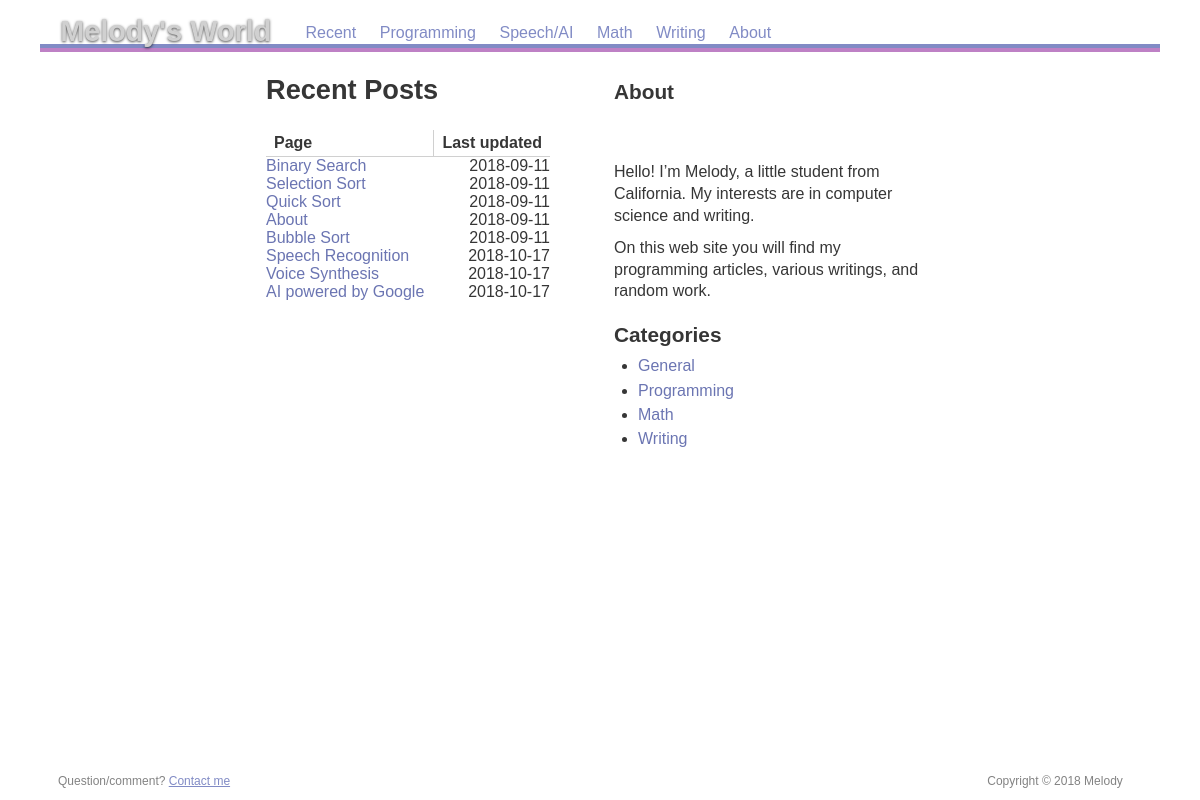
Page /recent on the committed database.
### app/models.py (models this page shows, shortened)
class Post(db.Model):
    __tablename__ = "posts"
    id = db.Column(db.Integer, primary_key=True)
    title = db.Column(db.String, nullable=False)
    slug = db.Column(db.String(255), nullable=False)
    body  = db.Column(db.String,unique=True, nullable=False)
    created_on = db.Column(db.DateTime(), default=datetime.utcnow)
    updated_on = db.Column(db.DateTime(), default=datetime.utcnow, onupdate=datetime.utcnow)
    category_id = db.Column(db.Integer, db.ForeignKey('categories.id'))

### app/__init__.py (the view)
@app.route("/recent")
def recent():
    results = []
    posts_qry = db.session.query(Post)
    articles = posts_qry.all()
    if not articles:
        flash('No posts found!')
        return redirect('/')
    else:
        return render_template('recent.html', posts = articles)

### app/templates/recent.html (shortened to what this page needs)
{% extends "base.html" %}
{% block content %}
<div id="maintable">
	<div>
	<h1>Recent Posts</h1>
	<table id="recentpages">
		<thead>
			<tr>
				<th>Page</th>
				<th>Last updated</th>
			</tr>
		</thead>
		<tbody>
		 {% for post in posts %}
		 <tr><td><a href="/page/{{post.slug}}">{{post.title}}</a></td><td><time>{{post.updated_on.strftime('%Y-%m-%d') }}</time></td></tr>
		 {% endfor %}
		</tbody>
	</table>
</div>
<div>
	<h2>About</h2>
 <br>
  <br>
		<p>Hello! I’m Melody, a little student from California. My interests are in computer science and writing.</p>
		<p>On this web site you will find my programming articles, various writings, and random work.</p>
		<section id="categories">
			<h2>Categories</h2>
			<ul>
				<li><a href="/category/general">General</a></li>
				<li><a href="/category/programming">Programming</a></li>
				<li><a href="/category/math">Math</a></li>
				<li><a href="/category/writing">Writing</a></li>
			</ul>
		</section>
	</div>
</div>
 {% endblock %}

### app/static/res/css/common.css (style rules this page uses)
html { margin: 0; padding: 0; border: none; text-indent: 0; tab-size: 4; -moz-tab-size: 4; }
body, h1, h2, h3, p, pre, blockquote, hr, ul, ol, li, dl, dt, dd, table, thead, tbody, tfoot, tr, th, td, img, object, iframe, abbr { margin: 0; padding: 0; border: none; background: transparent; font-size: inherit; font-weight: inherit; line-height: inherit; text-indent: inherit; }
header, nav, article, section, footer { display: block; }
time { display: inline; }
article table { display: block; }
article td, article th { vertical-align: top; }

### app/static/res/css/screen.css (style rules this page uses)
html { height: 100%; background-color: #ffffff; background-repeat: repeat; background-size: 41.7em; font-family: "Avenir LT Std", sans-serif; color: #000000; }
body { max-width: 70em; min-height: 100%; margin-left: auto; margin-right: auto; display: flex; flex-direction: column; }
article h1 { margin-top: 0.8em; margin-bottom: 0.8em; text-align: left; font-size: 170%; font-weight: bold; }
article h2 { margin-top: 1.0em; margin-bottom: 0.5em; font-size: 130%; font-weight: bold; }
article p { max-width: 35em; margin: 0.7em 0em; line-height: 1.35; }
article ul { margin: 0.5em 0em 1.0em; }
article li { margin: 0.4em 0em 0.4em 1.5em; }
article table { margin: 1.5em 0em; border-collapse: collapse; }
article td, article th { padding: 0.25em 0.5em; border: 1px solid #D0D0D0; }
article th { font-weight: bold; text-align: center; }
article a:link { color: #6B75B2; }

### app/static/res/css/print.css (style rules this page uses)
html { font-family: "Times New Roman", serif; max-width: 60em; margin-left: auto; margin-right: auto; }
h1, h2, h3 { font-family: "Avenir LT Std", sans-serif; }
h1 { margin-top: 1.0em; margin-bottom: 1.0em; text-align: center; font-size: 140%; font-weight: bold; }
h2 { margin-top: 1.5em; margin-bottom: 0.8em; font-size: 120%; font-weight: bold; }
p { max-width: 35em; margin: 0.8em 0em; text-align: justify; line-height: 1.2; hyphens: auto; }
ul { margin: 0.5em 0em 1.0em; }
li { margin: 0.5em 0em 0.5em 1.5em; }
table { margin: 1.5em 0em; border-collapse: collapse; }
td, th { padding: 0.3em 0.5em; border: 1px solid #808080; }

### app/templates/recent.html (style rules this page uses)
article a { text-decoration: none; }
@media (min-width: 600px) { #maintable { display: table; margin: 0 auto; } }
@media (min-width: 600px) { #maintable > div { display: table-cell; } }
@media (min-width: 600px) { #maintable > div:nth-child(2) { max-width: 20em; padding-left: 4em; } }
#recentpages { display: table; margin-left: auto; margin-right: auto; }
#recentpages td, #recentpages th { border: none; }
#recentpages th:nth-child(1) { text-align: left; border-right : 1px solid #D0D0D0; border-bottom: 1px solid #D0D0D0; }
#recentpages th:nth-child(2) { text-align: right; border-left : 1px solid #D0D0D0; border-bottom: 1px solid #D0D0D0; }
#recentpages td { padding: 0em; vertical-align: middle; }
#recentpages td:nth-child(2) { text-align: right; font-size: 100%; }
#recentpages a { padding: 0.3em 0.6em 0.3em 0em; text-decoration: none; }

### rows in the picture
Post: title "Binary Search", updated_on "2018-09-11"
Post: title "Selection Sort", updated_on "2018-09-11"
Post: title "Quick Sort", updated_on "2018-09-11"
Post: title "About", updated_on "2018-09-11"
Post: title "Bubble Sort", updated_on "2018-09-11"
Post: title "Speech Recognition", updated_on "2018-10-17"
Post: title "Voice Synthesis", updated_on "2018-10-17"
Post: title "AI powered by Google", updated_on "2018-10-17"
